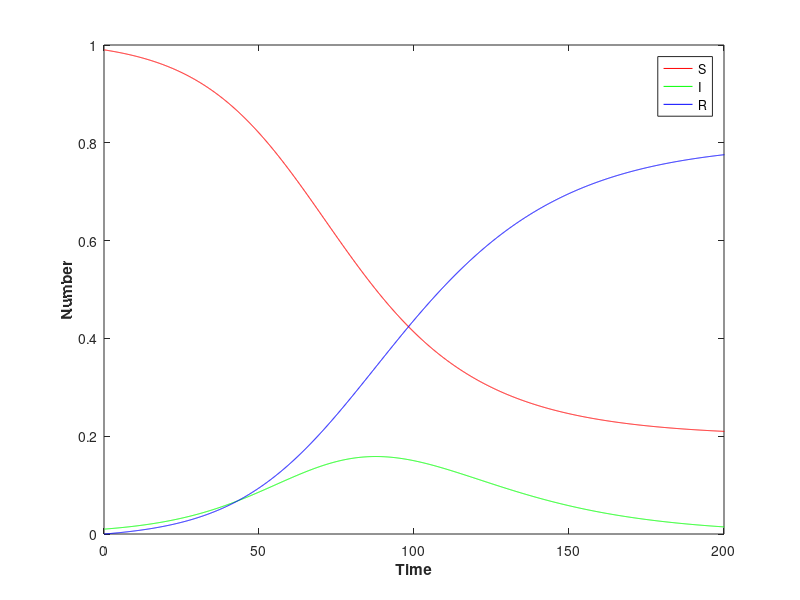

The MATLAB source for this figure:
function main

# set ODE parameters
beta=0.1;
mu=0.05;

function xdot = sir_eqn(x,t)
    % Define variables
    s = x(1);
    y = x(2);
    r = x(3);

    % Define ODEs
    ds=-beta*s*y;
    dy=beta*s*y-mu*y;
    dr=mu*y;

    % Return gradients
    xdot = [ds,dy,dr];
endfunction


% setup time and initial conditions
t = linspace(0, 200, 2001)+.1;
x0=[0.99,0.01,0];

% solve the ode
x = lsode("sir_eqn",x0, t);

% view graph
plot(t,x(:,1),"-r",t,x(:,2),"-g",t,x(:,3),"-b")
xlim([0 200])
xlabel("Time","fontweight","bold")
ylabel("Number","fontweight","bold")
h = legend("S","I","R");
legend(h,"show")


endfunction